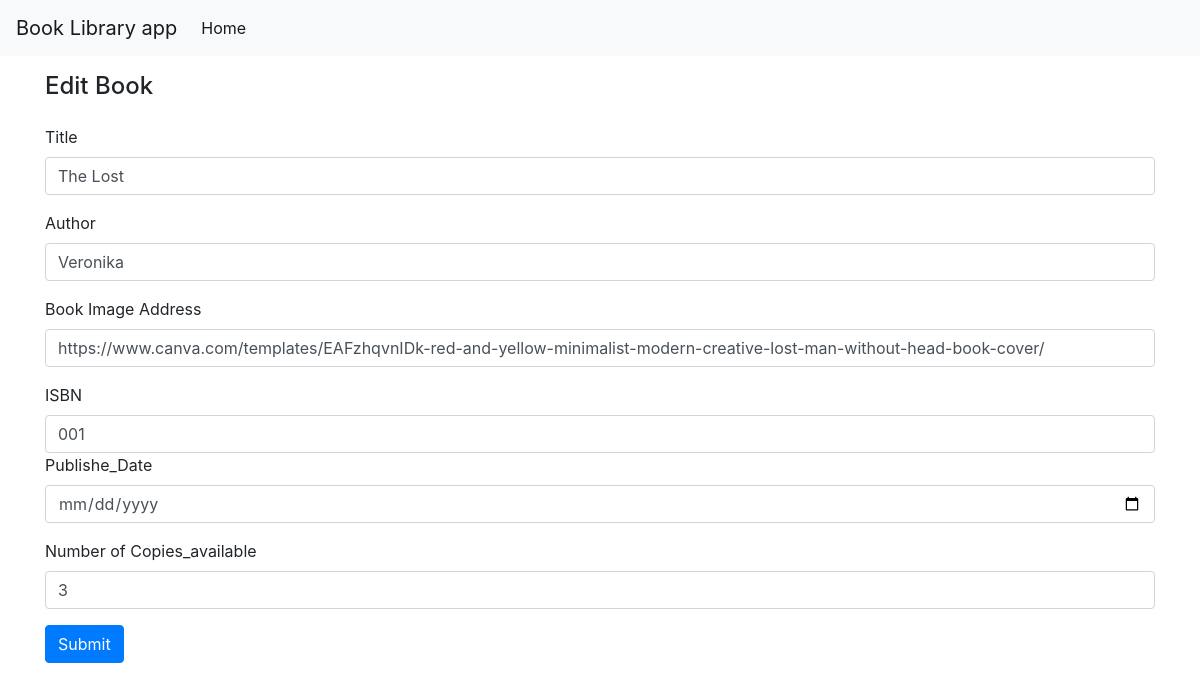
/edit/8/, run on the app's committed database.
### library/models.py (models this page shows, shortened)
class Book(models.Model):
    title = models.CharField(max_length=150)
    author = models.CharField(max_length=150)
    isbn = models.CharField(max_length=150, unique=True)
    published_Date = models.DateField()
    Copies_available = models.PositiveBigIntegerField()
    image_address=models.URLField(max_length=200, null=True, blank=True)

### library/views.py (the view, shortened to what this page needs)
# urls.py: path('edit/<int:id>/', views.edit_book, name='edit_book'),
def edit_book(request, id):
    book = Book.objects.get(id=id)
    return render(request, 'edit_book.html', {'book': book})

### templates/edit_book.html (shortened to what this page needs)
<!DOCTYPE html>
<html lang="en">
  <head>
    <link
      rel="stylesheet"
      href="https://cdn.jsdelivr.net/npm/bootstrap@4.4.1/dist/css/bootstrap.min.css"
    />
  </head>
  <body>
    <nav class="navbar navbar-expand-lg navbar-light bg-light">
      <a class="navbar-brand" href="/">Book Library app</a>
      <div class="collapse navbar-collapse" id="navbarText">
        <ul class="navbar-nav mr-auto">
          <li class="nav-item active">
            <a class="nav-link" href="/"
              >Home <span class="sr-only">(current)</span></a
            >
          </li>
        </ul>
      </div>
    </nav>
    <div class="container">
      <h4 class="mt-3">Edit Book</h4>
      <form class="mt-4" method="POST">
        <div class="form-group">
          <label for="Title">Title</label>
          <input
            type="text"
            class="form-control"
            id="title"
            aria-describedby="emailHelp"
            placeholder="Enter Title of the Book"
            name="title"
            value="{{book.title}}"
          />
        </div>
        <div class="form-group">
          <label for="author">Author</label>
          <input
            type="text"
            class="form-control"
            id="exampleInputEmail1"
            aria-describedby="emailHelp"
            placeholder="Enter Title of the Author"
            name="author"
            value="{{book.author}}"
          />
        </div>
        <div class="form-group">
          <label for="image_address">Book Image Address</label>
          <input
            type="url"
            class="form-control"
            aria-describedby="emailHelp"
            placeholder="Past Book Image Address"
            name="image_address"
            value="{{book.image_address}}"
          />
        </div>
        <div class="form-group">
          <label for="isbn">ISBN</label>
          <input
            type="text"
            class="form-control"
            id="isbn"
            aria-describedby="emailHelp"
            placeholder="What is the the book ISBN"
            name="isbn"
            value="{{ book.isbn }}"
          />
          <div class="form-group">
            <label for="publishe_Date">Publishe_Date</label>
            <input type="date" class="form-control" id="title"
            aria-describedby="emailHelp" placeholder="Enter publishe_Date of the
            Book" name="date" value="{{ book.published_Date |default:"" }}" />
          </div>
          <div class="form-group">
            <label for="Copies_available">Number of Copies_available</label>
            <input
              type="Number"
              class="form-control"
              id="Copies_available"
              aria-describedby="emailHelp"
              placeholder="Number of Copies_available"
              name="Copies_available"
              value="{{ book.Copies_available }}"
            />
          </div>
        </div>
        <button type="submit" class="btn btn-primary">Submit</button>
      </form>
      <br />
    </div>
  </body>
</html>

### data on the page
Book: title "The Lost", author "Veronika", image_address "https://www.canva.com/templates/EAFzhqvnIDk-red-and-yellow-minimalist-modern-creative-lost-man-without-head-book-cover/", isbn "001", Copies_available "3"
